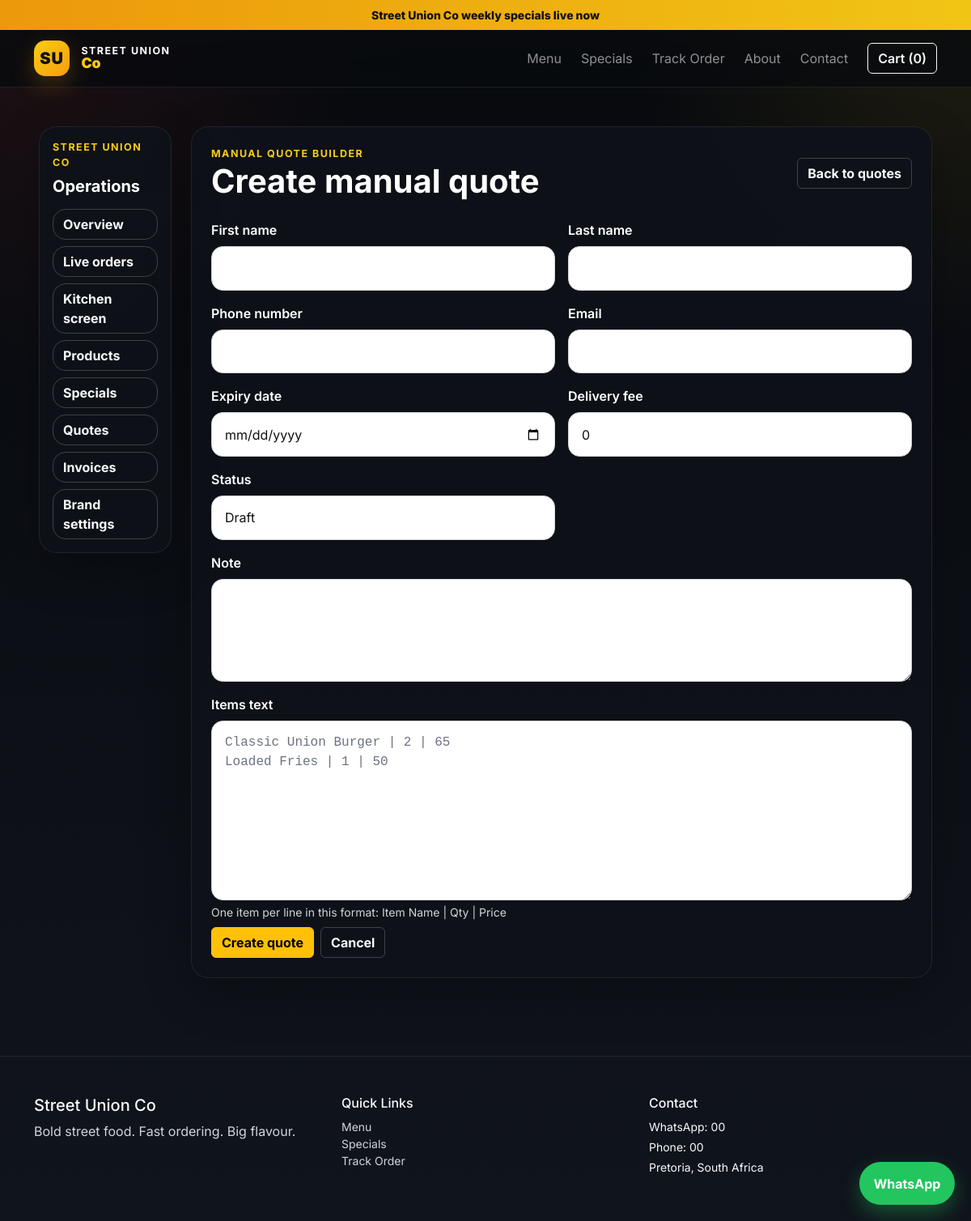
/dashboard/quotes/create/, run on the app's committed database.
### orders/models.py (models this page shows, shortened)
class TimeStampedModel(models.Model):
    created_at = models.DateTimeField(auto_now_add=True)
    updated_at = models.DateTimeField(auto_now=True)
    class Meta:
        abstract = True

class SiteSetting(TimeStampedModel):
    business_name = models.CharField(max_length=150, default='Street Union Co')
    tagline = models.CharField(max_length=220, blank=True)
    whatsapp_number = models.CharField(max_length=20, blank=True)
    support_email = models.EmailField(blank=True)
    phone_number = models.CharField(max_length=20, blank=True)
    address = models.TextField(blank=True)
    delivery_note = models.CharField(max_length=220, blank=True)
    promo_text = models.CharField(max_length=220, blank=True)

### orders/views.py (the view, shortened to what this page needs)
# urls.py: path('dashboard/quotes/create/', views.quote_create, name='quote_create'),
def quote_create(request: HttpRequest) -> HttpResponse:
    form = ManualQuoteForm(request.POST or None)
    return render(request, 'orders/dashboard/quote_form.html', {
        'form': form,
        'page_title': 'Create manual quote',
        'submit_label': 'Create quote',
    })

### orders/forms.py (shortened to what this page needs)
class ManualQuoteForm(CustomerMiniFormMixin):
    expiry_date = forms.DateField(required=False, widget=forms.DateInput(attrs={'class': 'form-control', 'type': 'date'}))
    delivery_fee = forms.DecimalField(initial=0, min_value=0, decimal_places=2, widget=forms.NumberInput(attrs={'class': 'form-control', 'step': '0.01'}))
    status = forms.ChoiceField(
        choices=[('draft', 'Draft'), ('sent', 'Sent'), ('approved', 'Approved'), ('expired', 'Expired')],
        widget=forms.Select(attrs={'class': 'form-select'}),
        initial='draft',
    )
    note = forms.CharField(required=False, widget=forms.Textarea(attrs={'class': 'form-control', 'rows': 4}))
    items_text = forms.CharField(
        help_text='One item per line in this format: Item Name | Qty | Price',
        widget=forms.Textarea(attrs={'class': 'form-control font-monospace', 'rows': 8, 'placeholder': 'Classic Union Burger | 2 | 65\nLoaded Fries | 1 | 50'}),
    )

### orders/templates/orders/dashboard/quote_form.html (shortened to what this page needs)
{% extends 'orders/dashboard/base_dashboard.html' %}
{% block dashboard_content %}
<div class="panel p-4">
    <div class="d-flex justify-content-between align-items-center mb-4 flex-wrap gap-2">
        <div>
            <div class="section-kicker">Manual quote builder</div>
            <h1 class="fw-bold mb-0">{{ page_title }}</h1>
        </div>
        <a href="{% url 'orders:dashboard_quotes' %}" class="btn btn-outline-light">Back to quotes</a>
    </div>
    <form method="post" class="row g-3">
        {% for field in form %}
        <div class="{% if field.name in 'note items_text' %}col-12{% else %}col-md-6{% endif %}">
            <label class="form-label">{{ field.label }}</label>
            {{ field }}
            {% if field.help_text %}<div class="small text-light-emphasis mt-1">{{ field.help_text }}</div>{% endif %}
        </div>
        {% endfor %}
        <div class="col-12 d-flex gap-2 flex-wrap mt-2">
            <button class="btn btn-warning" type="submit">{{ submit_label }}</button>
            <a href="{% url 'orders:dashboard_quotes' %}" class="btn btn-outline-light">Cancel</a>
        </div>
    </form>
</div>
{% endblock %}

### orders/templates/orders/base.html (shortened to what this page needs)
{% load static %}
<!doctype html>
<html lang="en">
<head>
    <link href="https://cdn.jsdelivr.net/npm/bootstrap@5.3.3/dist/css/bootstrap.min.css" rel="stylesheet">
    <link href="{% static 'css/styles.css' %}" rel="stylesheet">
</head>
<body>
    <div class="promo-bar text-center py-2 small">
        {{ site_settings.promo_text|default:'Street Union Co specials are live this week' }}
    </div>
    <nav class="navbar navbar-expand-lg navbar-dark sticky-top glass-nav">
        <div class="container">
            <a class="navbar-brand fw-bold brand-lockup" href="{% url 'orders:home' %}">
                <span class="brand-mark">SU</span>
                <span>
                    <small>Street Union</small>
                    <strong>Co</strong>
                </span>
            </a>
            <div class="collapse navbar-collapse">
                <ul class="navbar-nav ms-auto mb-2 mb-lg-0 align-items-lg-center gap-lg-2">
                    <li class="nav-item"><a class="nav-link" href="{% url 'orders:menu' %}">Menu</a></li>
                    <li class="nav-item"><a class="nav-link" href="{% url 'orders:specials' %}">Specials</a></li>
                    <li class="nav-item"><a class="nav-link" href="{% url 'orders:track_order' %}">Track Order</a></li>
                    <li class="nav-item"><a class="nav-link" href="{% url 'orders:about' %}">About</a></li>
                    <li class="nav-item"><a class="nav-link" href="{% url 'orders:contact' %}">Contact</a></li>
                    <li class="nav-item ms-lg-2">
                        <button class="btn btn-outline-light fw-semibold" type="button" data-bs-toggle="offcanvas" data-bs-target="#cartDrawer">
                            Cart ({{ cart_count|default:0 }})
                        </button>
                    </li>
                </ul>
            </div>
        </div>
    </nav>
    <main>
        {% block content %}{% endblock %}
    </main>
    <a class="whatsapp-float" target="_blank" rel="noopener" href="https://wa.me/{{ whatsapp_number }}">WhatsApp</a>
    <footer class="site-footer mt-5 py-5">
        <div class="container">
            <div class="row g-4">
                <div class="col-md-4">
                    <h5>{{ business_name }}</h5>
                    <p class="text-light-emphasis">{{ site_settings.tagline|default:'Fast flavour. Strong branding. Clean ordering.' }}</p>
                </div>
                <div class="col-md-4">
                    <h6>Quick Links</h6>
                    <ul class="list-unstyled small">
                        <li><a href="{% url 'orders:menu' %}">Menu</a></li>
                        <li><a href="{% url 'orders:specials' %}">Specials</a></li>
                        <li><a href="{% url 'orders:track_order' %}">Track Order</a></li>
                    </ul>
                </div>
                <div class="col-md-4">
                    <h6>Contact</h6>
                    <p class="small mb-1">WhatsApp: {{ site_settings.whatsapp_number|default:whatsapp_number }}</p>
                    <p class="small mb-1">Phone: {{ site_settings.phone_number|default:'067 000 0000' }}</p>
                    <p class="small mb-0">{{ site_settings.address|default:'Pretoria, South Africa' }}</p>
                </div>
            </div>
        </div>
    </footer>
</body>
</html>

### static/css/styles.css (style rules this page uses)
:root { --bg: #0b0d12; --panel: rgba(15, 18, 24, 0.92); --panel-2: rgba(22, 26, 34, 0.95); --panel-border: rgba(255, 255, 255, 0.08); --text: #f8fafc; --muted: #d1d5db; --accent: #facc15; --accent-strong: #f59e0b; --success: #22c55e; }
* { box-sizing: border-box; }
body { font-family: 'Inter', sans-serif; background: radial-gradient(circle at top right, rgba(250, 204, 21, 0.10), transparent 22%), radial-gradient(circle at top left, rgba(239, 68, 68, 0.10), transparent 24%), linear-gradient(180deg, #080a0e 0%, #10141c 100%); color: var(--text); }
a { color: inherit; text-decoration: none; }
.promo-bar { background: linear-gradient(90deg, rgba(245, 158, 11, 0.96), rgba(250, 204, 21, 0.96)); color: #111111; font-weight: 800; }
.glass-nav { backdrop-filter: blur(18px); background: rgba(8, 10, 14, 0.80); border-bottom: 1px solid var(--panel-border); }
.brand-lockup { display: inline-flex; align-items: center; gap: 0.9rem; }
.brand-mark { width: 44px; height: 44px; display: inline-flex; align-items: center; justify-content: center; border-radius: 14px; background: linear-gradient(135deg, var(--accent), var(--accent-strong)); color: #111111; font-weight: 900; letter-spacing: 0.04em; box-shadow: 0 10px 30px rgba(245, 158, 11, 0.25); }
.brand-lockup small, .brand-lockup strong { display: block; line-height: 1; }
.brand-lockup small { color: #ffffff; font-size: 0.78rem; text-transform: uppercase; letter-spacing: 0.12em; }
.brand-lockup strong { color: var(--accent); font-size: 1.1rem; }
.hero-panel, .panel, .success-panel, .special-card, .food-card, .empty-panel, .cart-drawer { background: var(--panel); border: 1px solid var(--panel-border); box-shadow: 0 20px 60px rgba(0, 0, 0, 0.24); border-radius: 1.5rem; }
.section-kicker { text-transform: uppercase; letter-spacing: 0.12em; color: var(--accent); font-size: 0.78rem; font-weight: 700; }
.whatsapp-float { position: fixed; right: 20px; bottom: 20px; background: #22c55e; color: white; padding: 0.9rem 1.1rem; border-radius: 999px; font-weight: 700; box-shadow: 0 10px 25px rgba(34,197,94,0.35); z-index: 1040; }
.site-footer { border-top: 1px solid var(--panel-border); color: var(--text); }
.site-footer a { color: var(--muted); }
.form-control, .form-select, textarea { background: #ffffff !important; border: 1px solid #d1d5db !important; color: #111111 !important; border-radius: 0.9rem !important; padding: 0.9rem 1rem !important; }
.form-control::placeholder, textarea::placeholder { color: #6b7280 !important; }
.form-select option { color: #111111; background: #ffffff; }
.form-label { font-weight: 600; color: #ffffff; }
.text-light-emphasis, .text-body-secondary, .text-muted { color: #d1d5db !important; }
.food-card .btn, .hero-panel .btn, .special-card .btn, .panel .btn { font-weight: 700; }
.food-card h5, .food-card p, .hero-panel h3, .hero-panel p, .special-card h4, .special-card p, .empty-panel, .panel, .success-panel, .mini-panel, .stat-card, .category-pill, .drawer-item, .drawer-total, .cart-drawer { color: #ffffff; }
.dashboard-shell .panel { border-radius: 1.35rem; }
.offcanvas .btn-outline-light, .panel .btn-outline-light { border-color: rgba(255,255,255,0.2); }

### data on the page
SiteSetting: promo_text "Street Union Co weekly specials live now", business_name "Street Union Co", tagline "Bold street food. Fast ordering. Big flavour.", whatsapp_number "00", phone_number "00", address "Pretoria, South Africa"

### other printed values
{{ cart_count|default:0 }} "0"
{{ page_title }} "Create manual quote"
{{ field.label }} "First name" "Last name" "Phone number" "Email" "Expiry date" "Delivery fee" "Status" "Note" "Items text"
{{ field.help_text }} "One item per line in this format: Item Name | Qty | Price"
{{ submit_label }} "Create quote"
